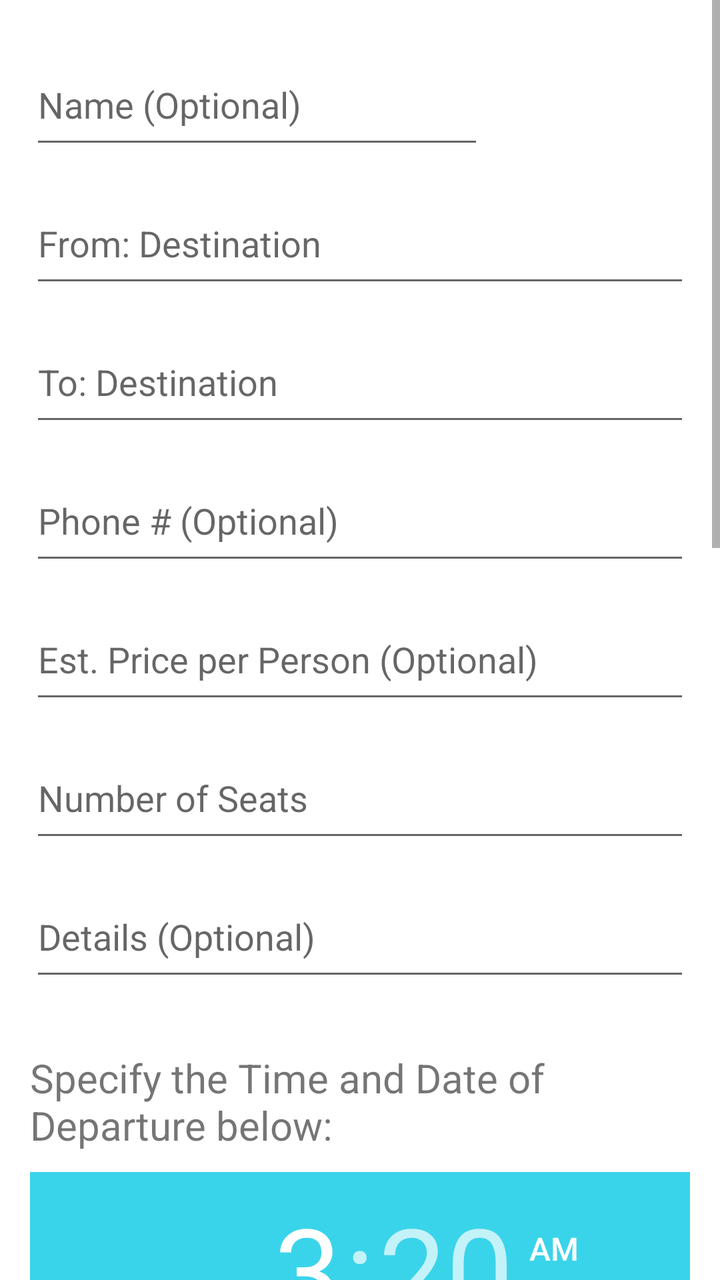
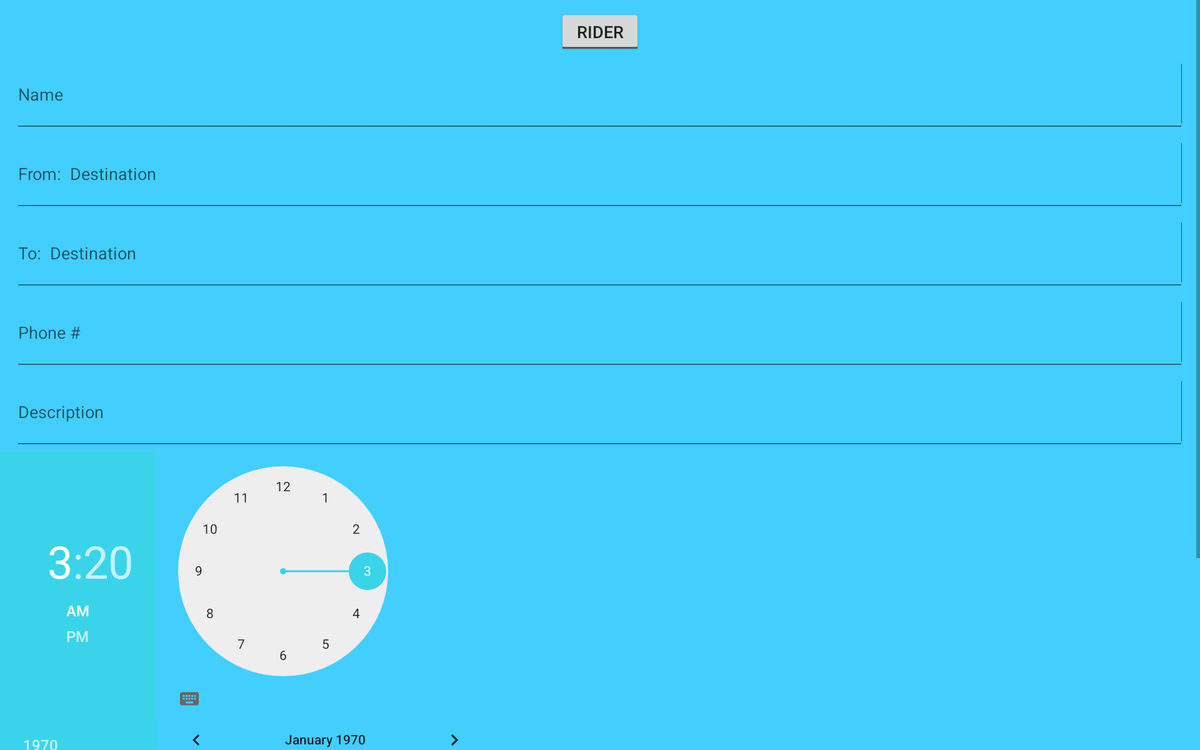

Compare how this app lays out the same screen by default and in its alternative resource folder. The renders come first, then the two layout files and the values they reference.
<!-- AndroidManifest.xml: application theme AppTheme -->
<!-- res/layout/newpost.xml -->
<?xml version="1.0" encoding="utf-8"?>
<RelativeLayout
    xmlns:android="http://schemas.android.com/apk/res/android"
    android:layout_height="match_parent"
    android:layout_width="wrap_content"
    android:background="@color/white">

    <ScrollView
        android:layout_width="match_parent"
        android:layout_height="wrap_content"
        android:id="@+id/scrollView">

        <LinearLayout
        android:layout_width="match_parent"
        android:layout_height="match_parent"
            android:orientation="vertical">

            <LinearLayout
                android:layout_width="match_parent"
                android:layout_height="wrap_content"
                android:orientation="horizontal"
                android:layout_marginTop="30dp">
                <EditText
                        android:layout_width="191dp"
                        android:layout_height="wrap_content"
                        android:id="@+id/name_id"
                        android:hint="@string/namePost"
                        android:ems="10"
                        android:paddingTop="10dp"
                        android:paddingBottom="15dp"
                        android:layout_marginLeft="15dp"
                        android:layout_marginRight="15dp"
                        android:layout_weight="1"/>
                <ToggleButton
                    android:layout_width="wrap_content"
                    android:layout_height="wrap_content"
                    android:text="New ToggleButton"
                    android:id="@+id/driverToggle"
                    android:layout_gravity="center_horizontal"
                    android:onClick="setDriver"
                    android:textOff="Rider"
                    android:textOn="Driver"
                    android:textSize="18sp"
                    android:textColor="@color/white"
                    android:layout_marginRight="15dp"
                    android:background="@drawable/raisedbutton"
                    android:elevation="8dp"
                    />

            </LinearLayout>>
            <EditText
                android:layout_width="match_parent"
                android:layout_height="wrap_content"
                android:id="@+id/destFrom_id"
                android:layout_marginLeft="15dp"
                android:layout_marginRight="15dp"
                android:hint="@string/destFromPost"
                android:paddingTop="30dp"
                android:paddingBottom="15dp" />

            <EditText
                android:layout_width="match_parent"
                android:layout_height="wrap_content"
                android:id="@+id/destTo_id"
                android:hint="@string/destToPost"
                android:paddingTop="30dp"
                android:paddingBottom="15dp"
                android:layout_marginLeft="15dp"
                android:layout_marginRight="15dp"
                android:ems="10" />

            <EditText
                android:layout_width="match_parent"
                android:layout_height="wrap_content"
                android:inputType="phone"
                android:hint="@string/phonePost"
                android:ems="10"
                android:id="@+id/phone_id"
                android:layout_gravity="center_horizontal"
                android:paddingTop="30dp"
                android:paddingBottom="15dp"
                android:layout_marginLeft="15dp"
                android:layout_marginRight="15dp" />

            <EditText
                android:layout_width="match_parent"
                android:layout_height="wrap_content"
                android:id="@+id/price_id"
                android:layout_marginLeft="15dp"
                android:layout_marginRight="15dp"
                android:paddingTop="30dp"
                android:paddingBottom="15dp"
                android:hint="@string/priceEstPost"
                android:inputType="numberDecimal"
                android:onClick="setPriceSign" />

            <EditText
                android:layout_width="match_parent"
                android:layout_height="wrap_content"
                android:id="@+id/numSeats_id"
                android:layout_marginLeft="15dp"
                android:layout_marginRight="15dp"
                android:paddingBottom="15dp"
                android:paddingTop="30dp"
                android:hint="@string/numSeats"
                android:inputType="number" />

            <EditText
                android:layout_width="match_parent"
                android:layout_height="match_parent"
                android:inputType="textMultiLine"
                android:ems="10"
                android:id="@+id/details_id"
                android:hint="@string/detailsPost"
                android:paddingTop="30dp"
                android:paddingBottom="15dp"
                android:layout_marginLeft="15dp"
                android:layout_marginRight="15dp" />

            <TextView
                android:layout_width="match_parent"
                android:layout_height="wrap_content"
                android:text="@string/specifyTimeDate"
                android:layout_marginLeft="15dp"
                android:layout_marginRight="15dp"
                android:paddingTop="30dp"
                android:paddingBottom="10dp"
                android:textSize="20sp" />

            <TimePicker
                android:layout_width="match_parent"
                android:layout_height="wrap_content"
                android:id="@+id/timePicker_id"
                android:layout_marginLeft="15dp"
                android:layout_marginRight="15dp"
                android:paddingBottom="15dp" />

            <DatePicker
                android:layout_width="match_parent"
                android:layout_height="wrap_content"
                android:id="@+id/datePicker_id"
                android:layout_marginLeft="15dp"
                android:layout_marginRight="15dp"
                android:paddingBottom="15dp" />

            <LinearLayout
                android:layout_width="match_parent"
                android:layout_height="wrap_content"
                android:orientation="horizontal">
                <Button
                    android:layout_width="wrap_content"
                    android:layout_height="wrap_content"
                    android:text="@string/submitPost"
                    android:layout_marginBottom="10dp"
                    android:id="@+id/submit_id"
                    android:padding="15dp"
                    android:layout_gravity="center_horizontal"
                    android:elevation="8dp"
                    android:layout_marginLeft="15dp"
                    android:background="@drawable/raisedbutton"
                    android:layout_weight="1"
                    android:textColor="@color/white"
                    />
                <Button
                    android:layout_width="wrap_content"
                    android:layout_height="wrap_content"
                    android:text="Clear"
                    android:textColor="@color/white"
                    android:layout_marginBottom="10dp"
                    android:id="@+id/clear"
                    android:padding="15dp"
                    android:layout_gravity="center_horizontal"
                    android:elevation="8dp"
                    android:layout_marginRight="15dp"
                    android:background="@drawable/raisedbutton"
                    android:layout_marginLeft="15dp"
                    android:layout_weight="1"/>
            </LinearLayout>

        </LinearLayout>
    </ScrollView>

</RelativeLayout>
<!-- resources referenced by this layout -->
<resources>
  <color name="white">#ffffff</color>
  <string name="destFromPost">From: Destination</string>
  <string name="destToPost">To: Destination</string>
  <string name="detailsPost">Details (Optional)</string>
  <string name="namePost">Name (Optional)</string>
  <string name="numSeats">Number of Seats</string>
  <string name="phonePost">Phone # (Optional)</string>
  <string name="priceEstPost">Est. Price per Person (Optional)</string>
  <string name="specifyTimeDate">Specify the Time and Date of Departure below:</string>
  <string name="submitPost">Submit</string>
  <style name="AppTheme" parent="Theme.AppCompat.Light.DarkActionBar">
          
          <item name="colorPrimary">@color/colorPrimary</item>
          <item name="colorPrimaryDark">@color/colorPrimaryDark</item>
          <item name="colorAccent">@color/colorAccent</item>
      </style>
  <color name="colorPrimary">#00BCD4</color>
  <color name="colorPrimaryDark">#0097A7</color>
  <color name="colorAccent">#3ad4ea</color>
</resources>
<!-- res/layout-xlarge/newpost.xml (the repository's variant of the layout above) -->
<!-- drawn on a large tablet held sideways -->
<?xml version="1.0" encoding="utf-8"?>
<RelativeLayout
    xmlns:android="http://schemas.android.com/apk/res/android"
    android:layout_height="wrap_content"
    android:layout_width="wrap_content"
    android:background="#42cfff">

    <ScrollView
        android:layout_width="match_parent"
        android:layout_height="wrap_content"
        android:id="@+id/scrollView">

        <LinearLayout
        android:layout_width="match_parent"
        android:layout_height="wrap_content"
        android:orientation="vertical">

            <ToggleButton
                android:layout_width="wrap_content"
                android:layout_height="wrap_content"
                android:text="New ToggleButton"
                android:id="@+id/driverToggle"
                android:layout_gravity="center_horizontal"
                android:onClick="setDriver"
                android:textOff="Rider"
                android:textOn="Driver"
                android:textSize="18sp"
                android:layout_marginTop="10dp" />

            <EditText
                android:layout_width="match_parent"
                android:layout_height="wrap_content"
                android:id="@+id/name_id"
                android:hint="Name"
                android:ems="10"
                android:layout_alignParentTop="true"
                android:layout_centerHorizontal="true"
                android:paddingTop="30dp"
                android:paddingBottom="30dp"
                android:layout_marginLeft="15dp"
                android:layout_marginRight="15dp"/>

            <EditText
                android:layout_width="match_parent"
                android:layout_height="wrap_content"
                android:id="@+id/destFrom_id"
                android:layout_marginLeft="15dp"
                android:layout_marginRight="15dp"
                android:hint="From:  Destination"
                android:paddingTop="30dp"
                android:paddingBottom="30dp" />

            <EditText
                android:layout_width="match_parent"
                android:layout_height="wrap_content"
                android:id="@+id/destTo_id"
                android:hint="To:  Destination"
                android:layout_alignParentTop="true"
                android:layout_centerHorizontal="true"
                android:paddingTop="30dp"
                android:paddingBottom="30dp"
                android:layout_marginLeft="15dp"
                android:layout_marginRight="15dp"
                android:ems="10" />

            <EditText
                android:layout_width="match_parent"
                android:layout_height="wrap_content"
                android:inputType="phone"
                android:hint="Phone #"
                android:ems="10"
                android:id="@+id/phone_id"
                android:layout_gravity="center_horizontal"
                android:paddingTop="30dp"
                android:paddingBottom="30dp"
                android:layout_marginLeft="15dp"
                android:layout_marginRight="15dp" />

            <EditText
                android:layout_width="match_parent"
                android:layout_height="wrap_content"
                android:inputType="textMultiLine"
                android:ems="10"
                android:id="@+id/description_id"
                android:hint="Description"
                android:paddingTop="30dp"
                android:paddingBottom="30dp"
                android:layout_marginLeft="15dp"
                android:layout_marginRight="15dp"
                />

            <TimePicker
                android:layout_width="wrap_content"
                android:layout_height="wrap_content"
                android:id="@+id/timePicker" />

            <DatePicker
                android:layout_width="wrap_content"
                android:layout_height="wrap_content"
                android:id="@+id/datePicker" />

            <Button
                style="?android:attr/buttonStyleSmall"
                android:layout_width="wrap_content"
                android:layout_height="wrap_content"
                android:text="Submit"
                android:layout_alignParentBottom="true"
                android:layout_marginBottom="10dp"
                android:id="@+id/submit_id"
                android:padding="15dp"/>


        </LinearLayout>
    </ScrollView>

</RelativeLayout>
<!-- resources referenced by the variant -->
<!-- as a large tablet held sideways resolves them -->
<resources>
  <style name="AppTheme" parent="Theme.AppCompat.Light.DarkActionBar">
          
          <item name="colorPrimary">@color/colorPrimary</item>
          <item name="colorPrimaryDark">@color/colorPrimaryDark</item>
          <item name="colorAccent">@color/colorAccent</item>
      </style>
  <color name="colorPrimary">#00BCD4</color>
  <color name="colorPrimaryDark">#0097A7</color>
  <color name="colorAccent">#3ad4ea</color>
</resources>
